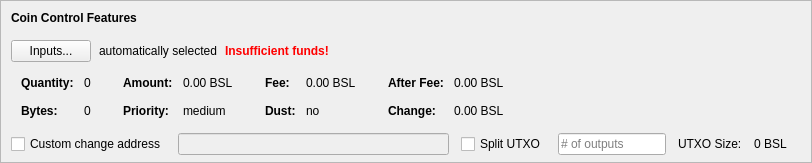
    <widget class="QFrame" name="frameCoinControl">
     <property name="sizePolicy">
      <sizepolicy hsizetype="Expanding" vsizetype="Expanding">
       <horstretch>0</horstretch>
       <verstretch>0</verstretch>
      </sizepolicy>
     </property>
     <property name="maximumSize">
      <size>
       <width>16777215</width>
       <height>16777215</height>
      </size>
     </property>
     <property name="frameShape">
      <enum>QFrame::StyledPanel</enum>
     </property>
     <property name="frameShadow">
      <enum>QFrame::Sunken</enum>
     </property>
     <layout class="QVBoxLayout" name="verticalLayoutCoinControl2">
      <property name="spacing">
       <number>0</number>
      </property>
      <property name="leftMargin">
       <number>0</number>
      </property>
      <property name="topMargin">
       <number>0</number>
      </property>
      <property name="rightMargin">
       <number>0</number>
      </property>
      <property name="bottomMargin">
       <number>6</number>
      </property>
      <item>
       <layout class="QVBoxLayout" name="verticalLayoutCoinControl" stretch="0,0,0,0,1">
        <property name="spacing">
         <number>0</number>
        </property>
        <property name="leftMargin">
         <number>10</number>
        </property>
        <property name="topMargin">
         <number>10</number>
        </property>
        <item>
         <layout class="QHBoxLayout" name="horizontalLayoutCoinControl1">
          <property name="bottomMargin">
           <number>15</number>
          </property>
          <item>
           <widget class="QLabel" name="labelCoinControlFeatures">
            <property name="sizePolicy">
             <sizepolicy hsizetype="Preferred" vsizetype="Maximum">
              <horstretch>0</horstretch>
              <verstretch>0</verstretch>
             </sizepolicy>
            </property>
            <property name="font">
             <font>
              <weight>75</weight>
              <bold>true</bold>
             </font>
            </property>
            <property name="styleSheet">
             <string notr="true">font-weight:bold;</string>
            </property>
            <property name="text">
             <string>Coin Control Features</string>
            </property>
           </widget>
          </item>
         </layout>
        </item>
        <item>
         <layout class="QHBoxLayout" name="horizontalLayoutCoinControl2" stretch="0,0,0,0">
          <property name="spacing">
           <number>8</number>
          </property>
          <property name="bottomMargin">
           <number>10</number>
          </property>
          <item>
           <widget class="QPushButton" name="pushButtonCoinControl">
            <property name="styleSheet">
             <string notr="true"/>
            </property>
            <property name="text">
             <string>Inputs...</string>
            </property>
            <property name="autoDefault">
             <bool>false</bool>
            </property>
           </widget>
          </item>
          <item>
           <widget class="QLabel" name="labelCoinControlAutomaticallySelected">
            <property name="text">
             <string>automatically selected</string>
            </property>
            <property name="margin">
             <number>5</number>
            </property>
           </widget>
          </item>
          <item>
           <widget class="QLabel" name="labelCoinControlInsuffFunds">
            <property name="font">
             <font>
              <weight>75</weight>
              <bold>true</bold>
             </font>
            </property>
            <property name="styleSheet">
             <string notr="true">color:red;font-weight:bold;</string>
            </property>
            <property name="text">
             <string>Insufficient funds!</string>
            </property>
            <property name="margin">
             <number>5</number>
            </property>
           </widget>
          </item>
          <item>
           <spacer name="horizontalSpacerCoinControl">
            <property name="orientation">
             <enum>Qt::Horizontal</enum>
            </property>
            <property name="sizeHint" stdset="0">
             <size>
              <width>40</width>
              <height>1</height>
             </size>
            </property>
           </spacer>
          </item>
         </layout>
        </item>
        <item>
         <widget class="QWidget" name="widgetCoinControl" native="true">
          <property name="sizePolicy">
           <sizepolicy hsizetype="Preferred" vsizetype="Preferred">
            <horstretch>0</horstretch>
            <verstretch>0</verstretch>
           </sizepolicy>
          </property>
          <property name="minimumSize">
           <size>
            <width>0</width>
            <height>0</height>
           </size>
          </property>
          <property name="styleSheet">
           <string notr="true"/>
          </property>
          <layout class="QHBoxLayout" name="horizontalLayoutCoinControl5">
           <property name="leftMargin">
            <number>0</number>
           </property>
           <property name="topMargin">
            <number>0</number>
           </property>
           <property name="rightMargin">
            <number>0</number>
           </property>
           <property name="bottomMargin">
            <number>0</number>
           </property>
           <item>
            <layout class="QHBoxLayout" name="horizontalLayoutCoinControl3" stretch="0,0,0,1">
             <property name="spacing">
              <number>20</number>
             </property>
             <property name="topMargin">
              <number>0</number>
             </property>
             <property name="bottomMargin">
              <number>10</number>
             </property>
             <item>
              <layout class="QFormLayout" name="formLayoutCoinControl1">
               <property name="horizontalSpacing">
                <number>10</number>
               </property>
               <property name="verticalSpacing">
                <number>14</number>
               </property>
               <property name="leftMargin">
                <number>10</number>
               </property>
               <property name="topMargin">
                <number>4</number>
               </property>
               <property name="rightMargin">
                <number>6</number>
               </property>
               <item row="0" column="0">
                <widget class="QLabel" name="labelCoinControlQuantityText">
                 <property name="font">
                  <font>
                   <weight>75</weight>
                   <bold>true</bold>
                  </font>
                 </property>
                 <property name="text">
                  <string>Quantity:</string>
                 </property>
                 <property name="margin">
                  <number>0</number>
                 </property>
                </widget>
               </item>
               <item row="0" column="1">
                <widget class="QLabel" name="labelCoinControlQuantity">
                 <property name="cursor">
                  <cursorShape>IBeamCursor</cursorShape>
                 </property>
                 <property name="contextMenuPolicy">
                  <enum>Qt::ActionsContextMenu</enum>
                 </property>
                 <property name="text">
                  <string notr="true">0</string>
                 </property>
                 <property name="margin">
                  <number>0</number>
                 </property>
                 <property name="textInteractionFlags">
                  <set>Qt::LinksAccessibleByMouse|Qt::TextSelectableByKeyboard|Qt::TextSelectableByMouse</set>
                 </property>
                </widget>
               </item>
               <item row="1" column="0">
                <widget class="QLabel" name="labelCoinControlBytesText">
                 <property name="font">
                  <font>
                   <weight>75</weight>
                   <bold>true</bold>
                  </font>
                 </property>
                 <property name="text">
                  <string>Bytes:</string>
                 </property>
                </widget>
               </item>
               <item row="1" column="1">
                <widget class="QLabel" name="labelCoinControlBytes">
                 <property name="cursor">
                  <cursorShape>IBeamCursor</cursorShape>
                 </property>
                 <property name="contextMenuPolicy">
                  <enum>Qt::ActionsContextMenu</enum>
                 </property>
                 <property name="text">
                  <string notr="true">0</string>
                 </property>
                 <property name="textInteractionFlags">
                  <set>Qt::LinksAccessibleByMouse|Qt::TextSelectableByKeyboard|Qt::TextSelectableByMouse</set>
                 </property>
                </widget>
               </item>
              </layout>
             </item>
             <item>
              <layout class="QFormLayout" name="formLayoutCoinControl2">
               <property name="horizontalSpacing">
                <number>10</number>
               </property>
               <property name="verticalSpacing">
                <number>14</number>
               </property>
               <property name="leftMargin">
                <number>6</number>
               </property>
               <property name="topMargin">
                <number>4</number>
               </property>
               <property name="rightMargin">
                <number>6</number>
               </property>
               <item row="0" column="0">
                <widget class="QLabel" name="labelCoinControlAmountText">
                 <property name="font">
                  <font>
                   <weight>75</weight>
                   <bold>true</bold>
                  </font>
                 </property>
                 <property name="text">
                  <string>Amount:</string>
                 </property>
                 <property name="margin">
                  <number>0</number>
                 </property>
                </widget>
               </item>
               <item row="0" column="1">
                <widget class="QLabel" name="labelCoinControlAmount">
                 <property name="cursor">
                  <cursorShape>IBeamCursor</cursorShape>
                 </property>
                 <property name="contextMenuPolicy">
                  <enum>Qt::ActionsContextMenu</enum>
                 </property>
                 <property name="text">
                  <string notr="true">0.00 BSL</string>
                 </property>
                 <property name="textInteractionFlags">
                  <set>Qt::LinksAccessibleByMouse|Qt::TextSelectableByKeyboard|Qt::TextSelectableByMouse</set>
                 </property>
                </widget>
               </item>
               <item row="1" column="0">
                <widget class="QLabel" name="labelCoinControlPriorityText">
                 <property name="font">
                  <font>
                   <weight>75</weight>
                   <bold>true</bold>
                  </font>
                 </property>
                 <property name="text">
                  <string>Priority:</string>
                 </property>
                </widget>
               </item>
               <item row="1" column="1">
                <widget class="QLabel" name="labelCoinControlPriority">
                 <property name="cursor">
                  <cursorShape>IBeamCursor</cursorShape>
                 </property>
                 <property name="contextMenuPolicy">
                  <enum>Qt::ActionsContextMenu</enum>
                 </property>
                 <property name="text">
                  <string>medium</string>
                 </property>
                 <property name="textInteractionFlags">
                  <set>Qt::LinksAccessibleByMouse|Qt::TextSelectableByKeyboard|Qt::TextSelectableByMouse</set>
                 </property>
                </widget>
               </item>
              </layout>
             </item>
             <item>
              <layout class="QFormLayout" name="formLayoutCoinControl3">
               <property name="horizontalSpacing">
                <number>10</number>
               </property>
               <property name="verticalSpacing">
                <number>14</number>
               </property>
               <property name="leftMargin">
                <number>6</number>
               </property>
               <property name="topMargin">
                <number>4</number>
               </property>
               <property name="rightMargin">
                <number>6</number>
               </property>
               <item row="0" column="0">
                <widget class="QLabel" name="labelCoinControlFeeText">
                 <property name="font">
                  <font>
                   <weight>75</weight>
                   <bold>true</bold>
                  </font>
                 </property>
                 <property name="text">
                  <string>Fee:</string>
                 </property>
                 <property name="margin">
                  <number>0</number>
                 </property>
                </widget>
               </item>
               <item row="0" column="1">
                <widget class="QLabel" name="labelCoinControlFee">
                 <property name="cursor">
                  <cursorShape>IBeamCursor</cursorShape>
                 </property>
                 <property name="contextMenuPolicy">
                  <enum>Qt::ActionsContextMenu</enum>
                 </property>
                 <property name="text">
                  <string notr="true">0.00 BSL</string>
                 </property>
                 <property name="textInteractionFlags">
                  <set>Qt::LinksAccessibleByMouse|Qt::TextSelectableByKeyboard|Qt::TextSelectableByMouse</set>
                 </property>
                </widget>
               </item>
               <item row="1" column="0">
                <widget class="QLabel" name="labelCoinControlLowOutputText">
                 <property name="font">
                  <font>
                   <weight>75</weight>
                   <bold>true</bold>
                  </font>
                 </property>
                 <property name="text">
                  <string>Dust:</string>
                 </property>
                </widget>
               </item>
               <item row="1" column="1">
                <widget class="QLabel" name="labelCoinControlLowOutput">
                 <property name="cursor">
                  <cursorShape>IBeamCursor</cursorShape>
                 </property>
                 <property name="contextMenuPolicy">
                  <enum>Qt::ActionsContextMenu</enum>
                 </property>
                 <property name="text">
                  <string>no</string>
                 </property>
                 <property name="textInteractionFlags">
                  <set>Qt::LinksAccessibleByMouse|Qt::TextSelectableByKeyboard|Qt::TextSelectableByMouse</set>
                 </property>
                </widget>
               </item>
              </layout>
             </item>
             <item>
              <layout class="QFormLayout" name="formLayoutCoinControl4">
               <property name="horizontalSpacing">
                <number>10</number>
               </property>
               <property name="verticalSpacing">
                <number>14</number>
               </property>
               <property name="leftMargin">
                <number>6</number>
               </property>
               <property name="topMargin">
                <number>4</number>
               </property>
               <property name="rightMargin">
                <number>6</number>
               </property>
               <item row="0" column="0">
                <widget class="QLabel" name="labelCoinControlAfterFeeText">
                 <property name="font">
                  <font>
                   <weight>75</weight>
                   <bold>true</bold>
                  </font>
                 </property>
                 <property name="text">
                  <string>After Fee:</string>
                 </property>
                 <property name="margin">
                  <number>0</number>
                 </property>
                </widget>
               </item>
               <item row="0" column="1">
                <widget class="QLabel" name="labelCoinControlAfterFee">
                 <property name="cursor">
                  <cursorShape>IBeamCursor</cursorShape>
                 </property>
                 <property name="contextMenuPolicy">
                  <enum>Qt::ActionsContextMenu</enum>
                 </property>
                 <property name="text">
                  <string notr="true">0.00 BSL</string>
                 </property>
                 <property name="textInteractionFlags">
                  <set>Qt::LinksAccessibleByMouse|Qt::TextSelectableByKeyboard|Qt::TextSelectableByMouse</set>
                 </property>
                </widget>
               </item>
               <item row="1" column="0">
                <widget class="QLabel" name="labelCoinControlChangeText">
                 <property name="font">
                  <font>
                   <weight>75</weight>
                   <bold>true</bold>
                  </font>
                 </property>
                 <property name="text">
                  <string>Change:</string>
                 </property>
                </widget>
               </item>
               <item row="1" column="1">
                <widget class="QLabel" name="labelCoinControlChange">
                 <property name="cursor">
                  <cursorShape>IBeamCursor</cursorShape>
                 </property>
                 <property name="contextMenuPolicy">
                  <enum>Qt::ActionsContextMenu</enum>
                 </property>
                 <property name="text">
                  <string notr="true">0.00 BSL</string>
                 </property>
                 <property name="textInteractionFlags">
                  <set>Qt::LinksAccessibleByMouse|Qt::TextSelectableByKeyboard|Qt::TextSelectableByMouse</set>
                 </property>
                </widget>
               </item>
              </layout>
             </item>
            </layout>
           </item>
          </layout>
         </widget>
        </item>
        <item>
         <layout class="QHBoxLayout" name="horizontalLayoutCoinControl4" stretch="0,0,0,0,0,0,0">
          <property name="spacing">
           <number>12</number>
          </property>
          <property name="sizeConstraint">
           <enum>QLayout::SetDefaultConstraint</enum>
          </property>
          <property name="topMargin">
           <number>5</number>
          </property>
          <property name="rightMargin">
           <number>5</number>
          </property>
          <item>
           <widget class="QCheckBox" name="checkBoxCoinControlChange">
            <property name="toolTip">
             <string>If this is activated, but the change address is empty or invalid, change will be sent to a newly generated address.</string>
            </property>
            <property name="text">
             <string>Custom change address</string>
            </property>
           </widget>
          </item>
          <item>
           <widget class="QValidatedLineEdit" name="lineEditCoinControlChange">
            <property name="enabled">
             <bool>false</bool>
            </property>
            <property name="sizePolicy">
             <sizepolicy hsizetype="Expanding" vsizetype="Fixed">
              <horstretch>0</horstretch>
              <verstretch>0</verstretch>
             </sizepolicy>
            </property>
           </widget>
          </item>
          <item>
           <widget class="QCheckBox" name="splitBlockCheckBox">
            <property name="text">
             <string>Split UTXO</string>
            </property>
           </widget>
          </item>
          <item>
           <widget class="QLineEdit" name="splitBlockLineEdit">
            <property name="sizePolicy">
             <sizepolicy hsizetype="Fixed" vsizetype="Fixed">
              <horstretch>50</horstretch>
              <verstretch>0</verstretch>
             </sizepolicy>
            </property>
            <property name="placeholderText">
             <string># of outputs</string>
            </property>
           </widget>
          </item>
          <item>
           <widget class="QLabel" name="labelBlockSizeText">
            <property name="text">
             <string>UTXO Size:</string>
            </property>
           </widget>
          </item>
          <item>
           <widget class="QLabel" name="labelBlockSize">
            <property name="text">
             <string>0 BSL</string>
            </property>
           </widget>
          </item>
          <item>
           <widget class="QLabel" name="labelCoinControlChangeLabel">
            <property name="sizePolicy">
             <sizepolicy hsizetype="Preferred" vsizetype="Expanding">
              <horstretch>0</horstretch>
              <verstretch>0</verstretch>
             </sizepolicy>
            </property>
            <property name="minimumSize">
             <size>
              <width>0</width>
              <height>0</height>
             </size>
            </property>
            <property name="text">
             <string/>
            </property>
            <property name="margin">
             <number>3</number>
            </property>
           </widget>
          </item>
         </layout>
        </item>
        <item>
         <spacer name="verticalSpacerCoinControl">
          <property name="orientation">
           <enum>Qt::Vertical</enum>
          </property>
          <property name="sizeHint" stdset="0">
           <size>
            <width>800</width>
            <height>1</height>
           </size>
          </property>
         </spacer>
        </item>
       </layout>
      </item>
     </layout>
    </widget>
